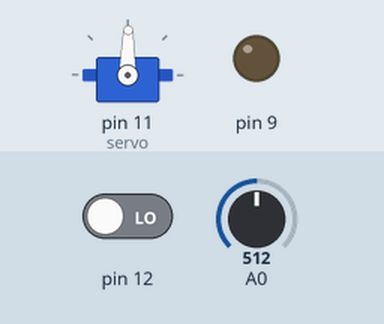
Simulated run of this sketch. Board: Arduino Uno, built with avr-gcc and run on an emulated ATmega328P. On the bench: servo, output pins drawn as LEDs (lit = HIGH). The test bench sets the inputs (shaded band); at power-on: A0 = 512, pin 12 LOW.

Above: at 1.2 s.
1.3 s: A0 set to 716
At 1.8 s:
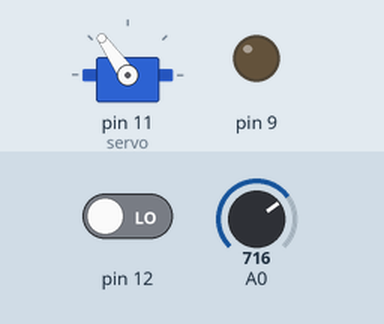
2.9 s: pin 12 driven HIGH
At 4.2 s:
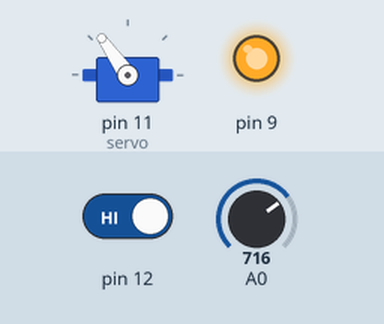
4.5 s: A0 set to 900
At 5.6 s:
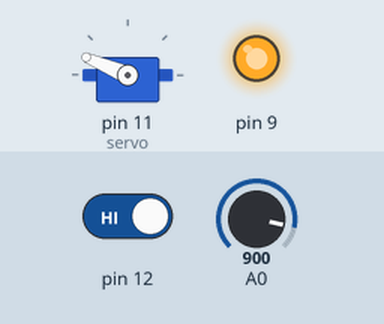
6.1 s: pin 12 driven LOW
At 6.9 s:
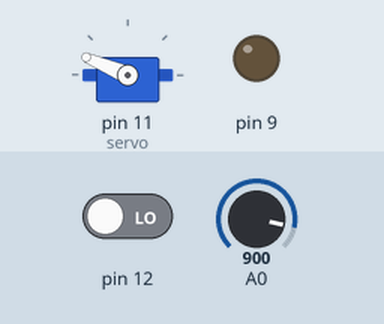
7.7 s: A0 set to 1023
At 8.2 s:
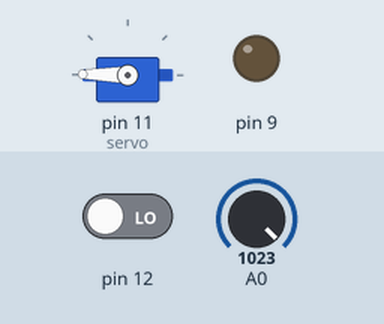
9.3 s: pin 12 driven HIGH
At 10.7 s:
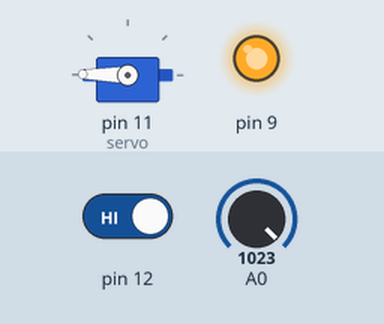
Timing chart, 0 to 11.9 s (numbered marks = the images above; inputs shaded):
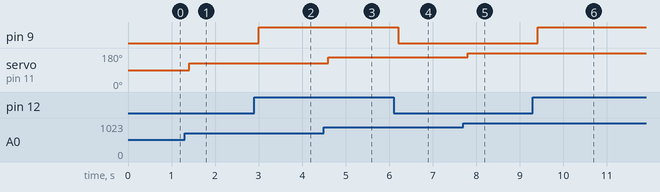

Measured:
- after the input at 1.3 s, servo on pin 11 (servo): 89° → 125° after 0.10 s
- after the input at 2.9 s, pin 9: LOW → HIGH after 0.10 s
- after the input at 4.5 s, servo on pin 11 (servo): 125° → 157° after 0.11 s
- after the input at 6.1 s, pin 9: HIGH → LOW after 0.11 s
- after the input at 7.7 s, servo on pin 11 (servo): 157° → 179° after 0.11 s
- after the input at 9.3 s, pin 9: LOW → HIGH after 0.11 s

The sketch:

SpinMotor.ino
```cpp
#include <Servo.h>

Servo servo;
unsigned int sensorValue = 0;
unsigned int angle = 0;

// the setup function runs once when you press reset or power the board
void setup() {
  // initialize digital pin 9 as an output.
  pinMode(9, OUTPUT);

  // initialize digital pin 12 as an input.
  pinMode(12, INPUT);

  servo.attach(11);
}

// the loop function runs over and over again forever
void loop() {
  // if the button is pressed
  if (digitalRead(12)) {
    // turn on the motor
    digitalWrite(9, HIGH);
  } else { // otherwise
    // turn off the motor
    digitalWrite(9, LOW);
  }

  // result between 0 and 1023
  sensorValue = analogRead(0);
  // need to scale because write is only between 0 ans 255
  angle = (int) map(sensorValue, 0, 1023, 0, 179);
  servo.write(angle);

  delay(200);
}
```
